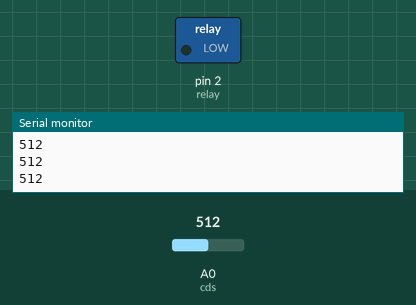
Simulated run of this sketch. Board: Arduino Uno, built with avr-gcc and run on an emulated ATmega328P. Parts: switched loads named in the sketch (green lamp = pin HIGH), the last lines printed to the serial monitor. The test bench sets the inputs (shaded band); at power-on: A0 (cds) = 512.

Above: at 1.2 s.
1.3 s: A0 (cds) set to 65
2.8 s: A0 (cds) set to 54
At 3.2 s:
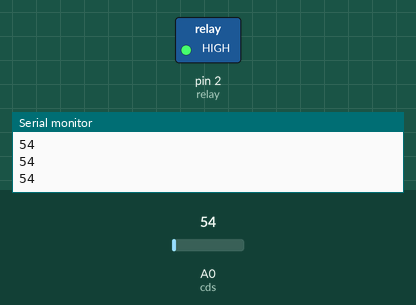
4.3 s: A0 (cds) set to 70
At 5.5 s:
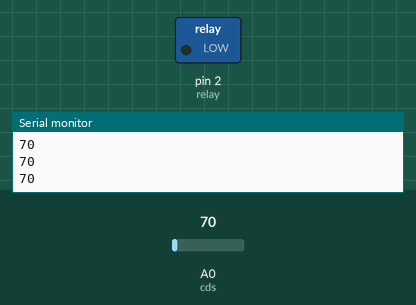
5.8 s: A0 (cds) set to 50
At 6.6 s:
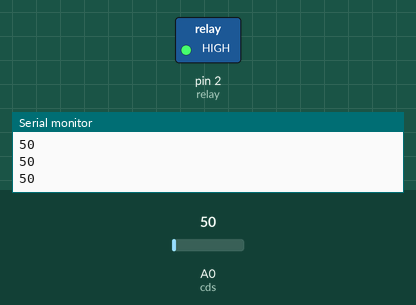
Timing chart, 0 to 8.3 s (numbered marks = the images above; inputs shaded):
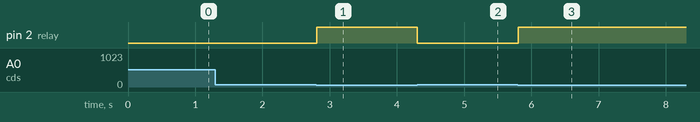

The sketch:

CdS_3______LED_________.ino
```cpp
int cds = A0; //A0 핀을 cds로 변수 설정
int relay = 2; //2번 핀을 relay로 변수 설정

void setup() {
  Serial.begin(9600); //시리얼 통신을 시작. 통신 속도는 9600
  //아날로그핀은 입력핀이 기본이므로 pinMode를 설정할 필요가 없습니다.
  pinMode(relay, OUTPUT); //relay를 출력모드로 설정
}

void loop() {
  int cdsValue = analogRead(cds); //cds아날로그 읽기 값을 cdsValue라고 설정
  Serial.println(cdsValue); //시리얼모니터에 cdsValue값을 출력 후 줄바꿈
  if (cdsValue < 60) {
    digitalWrite(relay, HIGH);
  }
  else {
    digitalWrite(relay, LOW);
  }
}

//이전 코드와 비교하면 led가 relay로만 바뀝니다. 그 의미에 대해 생각해보세요.
```

Measured:
- the behaviour switches between 60 and 59 on A0 (cds) (found by bisection; images 0 and 1)
- after the input at 2.8 s, pin 2 (relay): LOW → HIGH at once
- after the input at 4.3 s, pin 2 (relay): HIGH → LOW at once
- after the input at 5.8 s, pin 2 (relay): LOW → HIGH at once
